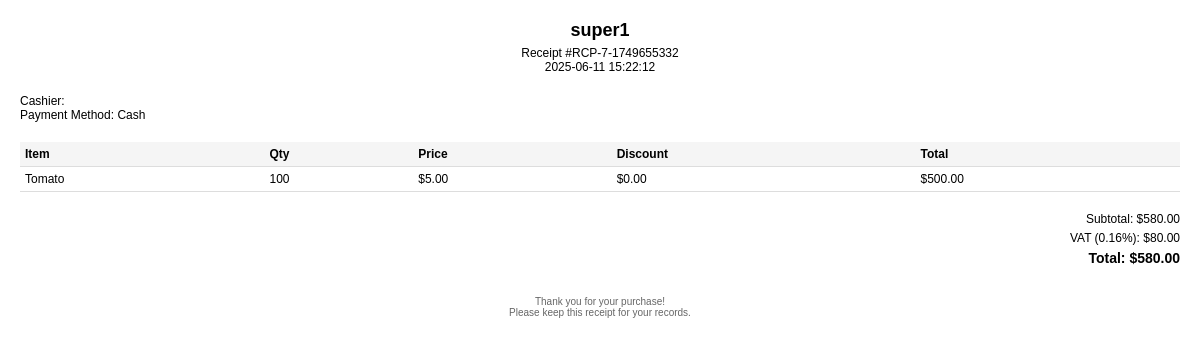
/supermarket/7/sales/7/receipt/ (signed in), run on the app's committed database.
### core/models.py (models this page shows, shortened)
class System(models.Model):
    SYSTEM_CATEGORIES = [
        ('restaurant', 'Restaurant'),
        ('supermarket', 'Supermarket'),
    ]
    id = models.AutoField(primary_key=True)
    uuid = models.UUIDField(unique=True, editable=False, default=uuid.uuid4)
    name = models.CharField(max_length=100)
    owner = models.ForeignKey(User, on_delete=models.CASCADE, related_name='owned_systems')
    category = models.CharField(max_length=50, choices=SYSTEM_CATEGORIES)
    description = models.TextField(blank=True)
    subdomain = models.CharField(max_length=100, unique=True, null=True, blank=True)
    custom_domain = models.CharField(max_length=255, unique=True, null=True, blank=True)
    ssl_enabled = models.BooleanField(default=False)
    is_public = models.BooleanField(default=False)
    is_active = models.BooleanField(default=True)
    latitude = models.DecimalField(max_digits=9, decimal_places=6, null=True, blank=True)
    longitude = models.DecimalField(max_digits=9, decimal_places=6, null=True, blank=True)
    custom_link = models.URLField(max_length=500, blank=True, null=True)
    phone_number = models.CharField(max_length=20, blank=True, null=True)
    logo = models.ImageField(upload_to='public/logos/', null=True, blank=True)
    public_title = models.CharField(max_length=200, blank=True, null=True)
    public_description = models.TextField(blank=True, null=True)
    primary_color = models.CharField(max_length=7, default="#000000", null=True)
    secondary_color = models.CharField(max_length=7, default="#FFFFFF", null=True)
    email = models.EmailField(blank=True, null=True)
    whatsapp_number = models.CharField(max_length=20, blank=True, null=True)
    social_links = models.JSONField(default=dict, blank=True, help_text="""Format: {
        "facebook": "url",
        "instagram": "url",
        "twitter": "url",
            "youtube": "url",
        "tiktok": "url"
    }""")
    design_settings = models.JSONField(default=dict, blank=True, help_text="""Format: {
    "primaryColor": "#00bfff",
    "secondaryColor": "#ffffff",
    "background": "#ffffff",
    "foreground": "#0a0a0a",
    "border": "#e5e5e5",
    "radius": "0.5rem"
    }""")
    created_at = models.DateTimeField(auto_now_add=True)
    updated_at = models.DateTimeField(auto_now=True)
    class Meta:
        indexes = [
            models.Index(fields=['owner']),
            models.Index(fields=['category']),
            models.Index(fields=['is_active']),
            models.Index(fields=['is_public']),
        ]

### supermarket/models.py (models this page shows, shortened)
class Sale(models.Model):
    PAYMENT_CHOICES = [
        ("cash", "Cash"),
        ("card", "Card"),
    ]
    system = models.ForeignKey(
        System, on_delete=models.CASCADE, related_name="sales", null=True, blank=True
    )
    cashier = models.ForeignKey(
        Employee, on_delete=models.SET_NULL, null=True, related_name="sales"
    )
    total_price = models.DecimalField(
        max_digits=10, decimal_places=2, null=True, blank=True
    )
    discount_amount = models.DecimalField(max_digits=10, decimal_places=2, default=0)
    payment_type = models.CharField(max_length=10, choices=PAYMENT_CHOICES)
    created_at = models.DateTimeField(auto_now_add=True)
    receipt_number = models.CharField(max_length=50, unique=True, null=True, blank=True)
    vat_amount = models.DecimalField(max_digits=10, decimal_places=2, default=0)
    vat_rate = models.DecimalField(
        max_digits=5, decimal_places=2, default=0.16
    )  # 16% VAT

class SaleItem(models.Model):
    sale = models.ForeignKey(Sale, on_delete=models.CASCADE, related_name="items")
    product = models.ForeignKey(Product, on_delete=models.PROTECT)
    quantity = models.PositiveIntegerField()
    unit_price = models.DecimalField(
        max_digits=10, decimal_places=2, null=True, blank=True
    )
    unit_cost = models.DecimalField(
        max_digits=10, decimal_places=2, null=True, blank=True
    )
    discount_amount = models.DecimalField(max_digits=10, decimal_places=2, default=0)
    total_price = models.DecimalField(
        max_digits=10, decimal_places=2, null=True, blank=True
    )

class Product(models.Model):
    system = models.ForeignKey(
        System, on_delete=models.CASCADE, related_name="products"
    )
    name = models.CharField(max_length=100)
    price = models.DecimalField(max_digits=10, decimal_places=2)
    cost = models.DecimalField(max_digits=10, decimal_places=2, default=0)
    stock_quantity = models.PositiveIntegerField(default=0)
    expiry_date = models.DateField(blank=True, null=True)
    minimum_stock = models.PositiveIntegerField(default=10)
    received_date = models.DateField(auto_now_add=True)  # Track when stock was received
    image = models.ImageField(upload_to="product_images/", null=True, blank=True)

### supermarket/views.py (the view, shortened to what this page needs)
class SaleViewSet(viewsets.ModelViewSet):
    serializer_class = SaleSerializer
    permission_classes = [IsAuthenticated]
    def get_queryset(self):
        system_id = self.kwargs.get("system_id")
        user = self.request.user
        try:
            system = System.objects.get(id=system_id, owner=user)
        except System.DoesNotExist:
            raise PermissionDenied(
                "You do not have permission to access this system's sales."
            )
        return Sale.objects.filter(system=system).order_by("-created_at")
    @action(detail=True, methods=["get"])
    def receipt(self, request, system_id=None, pk=None):
        sale = self.get_object()
        context = {
            "sale": sale,
            "items": sale.items.all(),
            "store_name": sale.system.name,
            "date": sale.created_at.strftime("%Y-%m-%d %H:%M:%S"),
        }
        return render(request, "supermarket/receipt.html", context)

### supermarket/templates/supermarket/receipt.html (shortened to what this page needs)
<!DOCTYPE html>
<html>
<head>
</head>
<body>
    <div class="header">
        <div class="store-name">{{ store_name }}</div>
        <div>Receipt #{{ sale.receipt_number }}</div>
        <div>{{ date }}</div>
    </div>
    <div class="receipt-info">
        <div>Cashier: {{ sale.cashier.user.get_full_name }}</div>
        <div>Payment Method: {{ sale.get_payment_type_display }}</div>
    </div>
    <table class="items">
        <thead>
            <tr>
                <th>Item</th>
                <th>Qty</th>
                <th>Price</th>
                <th>Discount</th>
                <th>Total</th>
            </tr>
        </thead>
        <tbody>
            {% for item in items %}
            <tr>
                <td>{{ item.product.name }}</td>
                <td>{{ item.quantity }}</td>
                <td>${{ item.unit_price }}</td>
                <td>${{ item.discount_amount }}</td>
                <td>${{ item.total_price }}</td>
            </tr>
            {% endfor %}
        </tbody>
    </table>
    <div class="total-section">
        <div class="total-line">Subtotal: ${{ sale.total_price }}</div>
        <div class="total-line">VAT ({{ sale.vat_rate }}%): ${{ sale.vat_amount }}</div>
        <div class="total-line total">Total: ${{ sale.total_price }}</div>
    </div>
    <div class="footer">
        Thank you for your purchase!<br>
        Please keep this receipt for your records.
    </div>
</body>
</html>

### supermarket/templates/supermarket/receipt.html (style rules this page uses)
body { font-family: Arial, sans-serif; margin: 0; padding: 20px; font-size: 12px; }
.header { text-align: center; margin-bottom: 20px; }
.store-name { font-size: 18px; font-weight: bold; margin-bottom: 5px; }
.receipt-info { margin-bottom: 20px; }
.items { width: 100%; border-collapse: collapse; margin-bottom: 20px; }
.items th, .items td { padding: 5px; text-align: left; border-bottom: 1px solid #ddd; }
.items th { background-color: #f5f5f5; }
.total-section { text-align: right; margin-top: 20px; }
.total-line { margin: 5px 0; }
.total { font-weight: bold; font-size: 14px; }
.footer { text-align: center; margin-top: 30px; font-size: 10px; color: #666; }

### data on the page
System: name "super1"
Sale: receipt_number "RCP-7-1749655332", payment_type "Cash", total_price "580.00", vat_rate "0.16", vat_amount "80.00"
SaleItem: product.name "Tomato", quantity "100", unit_price "5.00", discount_amount "0.00", total_price "500.00"

### other printed values
{{ date }} "2025-06-11 15:22:12"
